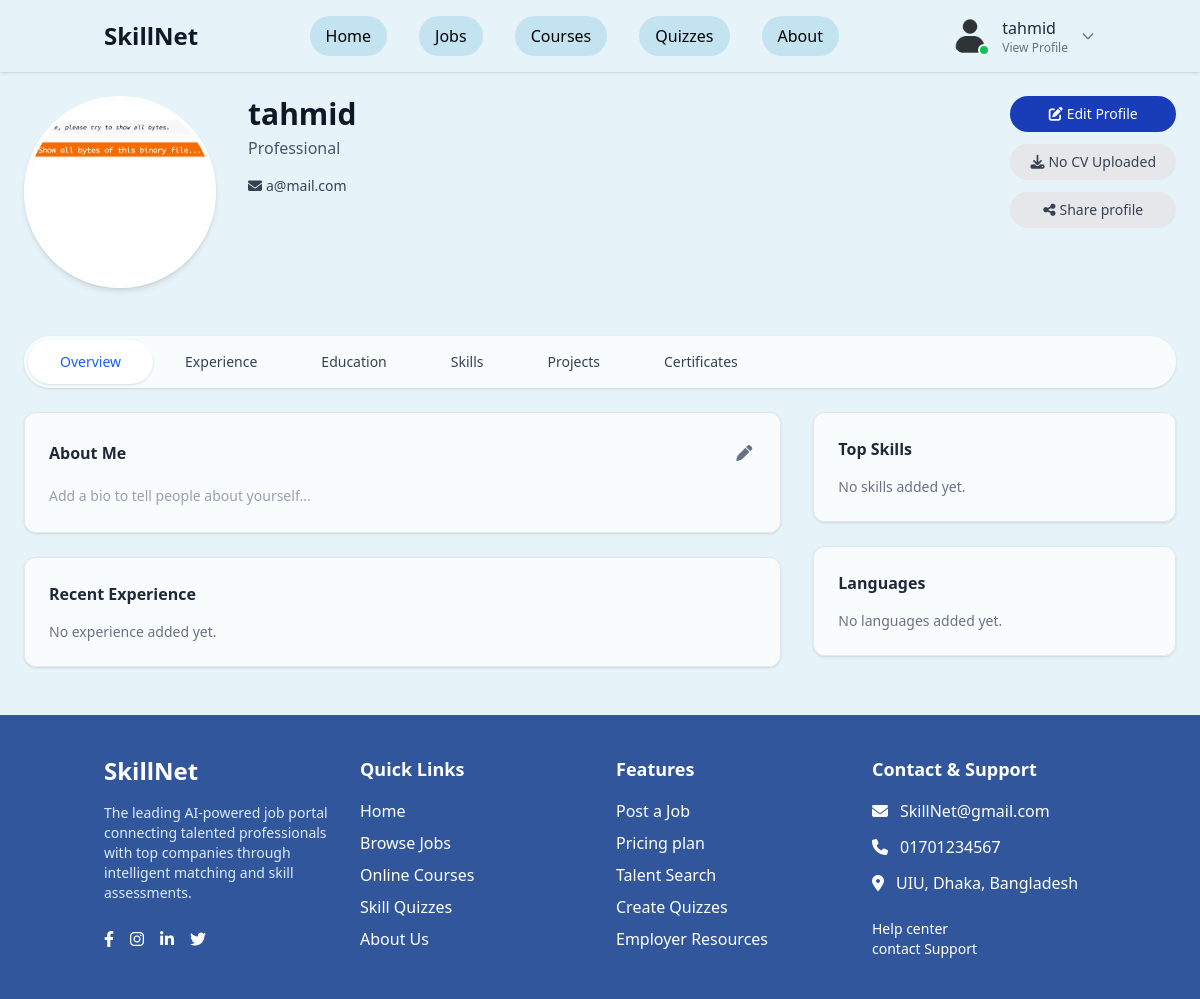
Screenshot of /profile/ (signed in) with the database file from the repository.
### app/models.py (models this page shows, shortened)
class UserProfile(models.Model):
    user = models.OneToOneField(User, on_delete=models.CASCADE, related_name='profile')
    profile_picture = models.ImageField(upload_to='profile_pictures/', blank=True, null=True)
    bio = models.TextField(blank=True)
    title = models.CharField(max_length=200, blank=True)
    location = models.CharField(max_length=100, blank=True)
    phone = models.CharField(max_length=20, blank=True)
    website = models.URLField(blank=True)
    linkedin = models.URLField(blank=True)
    github = models.URLField(blank=True)
    resume = models.FileField(upload_to='resumes/', blank=True, null=True)

### app/views.py (the view)
# urls.py: path('profile/', views.profile, name='profile'),
@login_required
def profile(request, username=None):
    if username:
        profile_user = get_object_or_404(User, username=username)
    else:
        profile_user = request.user
    active_tab = request.GET.get('tab', 'overview')
    profile, created = UserProfile.objects.get_or_create(user=profile_user)
    experiences = Experience.objects.filter(user=profile_user).order_by('-start_date')
    educations = Education.objects.filter(user=profile_user).order_by('-start_date')
    skills = Skill.objects.filter(user=profile_user).order_by('-percentage')
    projects = Project.objects.filter(user=profile_user).order_by('-start_date')
    languages = Language.objects.filter(user=profile_user)
    certificates = Certificate.objects.filter(user=profile_user).order_by('-issue_date')
    context = {
        'profile_user': profile_user,
        'profile': profile,
        'experiences': experiences,
        'educations': educations,
        'skills': skills,
        'projects': projects,
        'languages': languages,
        'certificates': certificates,
        'active_tab': active_tab,
        'is_own_profile': profile_user == request.user,
    }
    return render(request, 'profile/profile.html', context)

### static/templates/profile/profile.html (shortened to what this page needs)
{% extends 'base.html' %}
{% load static %}
{% block content %}
<main class="max-w-7xl mx-auto px-6 pb-12 pt-6">
  <section class="flex flex-col md:flex-row items-start gap-8 mb-12">
    <img src="{% if profile.profile_picture %}{{ profile.profile_picture.url }}{% else %}https://via.placeholder.com/200{% endif %}"
         alt="{{ profile_user.get_full_name|default:profile_user.username }}"
         class="w-48 h-48 rounded-full object-cover border-4 border-white shadow-md" />
    <div class="flex-1">
      <h1 class="text-3xl font-bold text-gray-900">
        {{ profile_user.get_full_name|default:profile_user.username }}
      </h1>
      <p class="text-gray-600 mt-1">{{ profile.title|default:"Professional" }}</p>
      <div class="flex flex-wrap gap-6 mt-4 text-sm text-gray-700">
        {% if profile_user.email %}
        <div class="flex items-center">
          <i class="fas fa-envelope mr-1"></i> {{ profile_user.email }}
        </div>
        {% endif %}
      </div>
    </div>
    {% if is_own_profile %}
    <div class="flex flex-col gap-3">
      <a href="{% url 'app:edit_profile' %}" class="px-5 py-2 bg-blue-800 text-white rounded-full text-sm font-medium flex items-center justify-center hover:bg-blue-900 transition">
        <i class="fas fa-edit mr-1"></i> Edit Profile
      </a>
      {% if profile.resume %}
      <a href="{% url 'app:download_cv' %}" class="px-5 py-2 bg-gray-200 text-gray-700 rounded-full text-sm font-medium flex items-center justify-center hover:bg-gray-300 transition">
        <i class="fas fa-download mr-1"></i> Download CV
      </a>
      {% else %}
      <button class="px-5 py-2 bg-gray-200 text-gray-700 rounded-full text-sm font-medium flex items-center justify-center hover:bg-gray-300 transition" disabled>
        <i class="fas fa-download mr-1"></i> No CV Uploaded
      </button>
      {% endif %}
      <button class="px-5 py-2 bg-gray-200 text-gray-700 rounded-full text-sm font-medium flex items-center justify-center hover:bg-gray-300 transition" onclick="shareProfile()">
        <i class="fas fa-share-alt mr-1"></i> Share profile
      </button>
    </div>
    {% endif %}
  </section>
  <div class="flex overflow-x-auto mb-6 bg-white/70 backdrop-blur-sm rounded-full p-1 shadow-sm">
    <a href="?tab=overview" class="px-8 py-3 text-sm font-medium rounded-full transition {% if active_tab == 'overview' %}bg-white text-blue-600 shadow-sm{% else %}text-gray-700 hover:text-blue-600{% endif %}">Overview</a>
    <a href="?tab=experience" class="px-8 py-3 text-sm font-medium rounded-full transition {% if active_tab == 'experience' %}bg-white text-blue-600 shadow-sm{% else %}text-gray-700 hover:text-blue-600{% endif %}">Experience</a>
    <a href="?tab=education" class="px-8 py-3 text-sm font-medium rounded-full transition {% if active_tab == 'education' %}bg-white text-blue-600 shadow-sm{% else %}text-gray-700 hover:text-blue-600{% endif %}">Education</a>
    <a href="?tab=skills" class="px-8 py-3 text-sm font-medium rounded-full transition {% if active_tab == 'skills' %}bg-white text-blue-600 shadow-sm{% else %}text-gray-700 hover:text-blue-600{% endif %}">Skills</a>
    <a href="?tab=projects" class="px-8 py-3 text-sm font-medium rounded-full transition {% if active_tab == 'projects' %}bg-white text-blue-600 shadow-sm{% else %}text-gray-700 hover:text-blue-600{% endif %}">Projects</a>
    <a href="?tab=certificates" class="px-8 py-3 text-sm font-medium rounded-full transition {% if active_tab == 'certificates' %}bg-white text-blue-600 shadow-sm{% else %}text-gray-700 hover:text-blue-600{% endif %}">Certificates</a>
  </div>
  <div class="grid grid-cols-1 lg:grid-cols-3 gap-8">
    {% if active_tab == 'overview' %}
    <div class="lg:col-span-2 space-y-6">
      <div class="bg-white/70 backdrop-blur-sm rounded-xl p-6 shadow-sm border border-gray-200">
        <div class="flex justify-between items-center mb-4">
          <h2 class="font-semibold text-gray-800">About Me</h2>
          {% if is_own_profile %}
          <a href="{% url 'app:edit_profile' %}#bio" class="p-1 text-gray-500 hover:text-gray-700"><i class="fas fa-pen"></i></a>
          {% endif %}
        </div>
        <p class="text-sm text-gray-600 leading-relaxed">
          {% if profile.bio %}
            {{ profile.bio }}
          {% else %}
            {% if is_own_profile %}
              <span class="text-gray-400">Add a bio to tell people about yourself...</span>
            {% else %}
              <span class="text-gray-400">No bio available.</span>
            {% endif %}
          {% endif %}
        </p>
      </div>
      <div class="bg-white/70 backdrop-blur-sm rounded-xl p-6 shadow-sm border border-gray-200">
        <h3 class="font-semibold text-gray-800 mb-4">Recent Experience</h3>
        <div class="space-y-4">
          {% for experience in experiences|slice:":3" %}
          <div>
            <div class="flex items-center mb-2">
              <i class="fas fa-briefcase text-gray-600 mr-3"></i>
              <div>
                <h4 class="font-medium text-gray-800">{{ experience.position }}</h4>
                <p class="text-sm text-gray-600">{{ experience.company }}</p>
              </div>
            </div>
            <p class="text-sm text-gray-500 mb-2">
              {{ experience.start_date|date:"M Y" }} -
              {% if experience.current %}Present{% else %}{{ experience.end_date|date:"M Y" }}{% endif %}
            </p>
            <p class="text-sm text-gray-600">{{ experience.description|truncatewords:30 }}</p>
          </div>
          {% empty %}
          <p class="text-sm text-gray-500">No experience added yet.</p>
          {% endfor %}
        </div>
      </div>
    </div>
    <div class="space-y-6">
      <div class="bg-white/70 backdrop-blur-sm rounded-xl p-6 shadow-sm border border-gray-200">
        <h3 class="font-semibold text-gray-800 mb-4">Top Skills</h3>
        <div class="space-y-4">
          {% for skill in skills|slice:":5" %}
          <div>
            <div class="flex justify-between text-sm mb-1">
              <span>{{ skill.name }}</span>
              <span>{{ skill.percentage }}%</span>
            </div>
            <div class="w-full bg-gray-200 rounded-full h-2">
              <div class="bg-blue-600 h-2 rounded-full" style="width: {{ skill.percentage }}%"></div>
            </div>
          </div>
          {% empty %}
          <p class="text-sm text-gray-500">No skills added yet.</p>
          {% endfor %}
        </div>
      </div>
      <div class="bg-white/70 backdrop-blur-sm rounded-xl p-6 shadow-sm border border-gray-200">
        <h3 class="font-semibold text-gray-800 mb-4">Languages</h3>
        <div class="space-y-3">
          {% for language in languages %}
          <div class="flex justify-between text-sm">
            <span>{{ language.name }}</span>
            <span class="text-gray-600">{{ language.get_proficiency_display }}</span>
          </div>
          {% empty %}
          <p class="text-sm text-gray-500">No languages added yet.</p>
          {% endfor %}
        </div>
      </div>
    </div>
    {% endif %}
  </div>
</main>
{% endblock %}

### static/templates/nav/nav.html (shortened to what this page needs)
<header class="bg-[#E6F3F8] shadow-sm sticky top-0 z-50">
  <div class="container mx-auto px-4 py-4 flex items-center justify-between">
    <a href="/" class="text-2xl font-bold text-gray-900">SkillNet</a>
    <nav class="hidden md:flex space-x-8">
      <a href="/" class="px-4 py-2 rounded-full bg-[#C3E3F1] text-black hover:bg-blue-100 transition">Home</a>
      <a href="/jobs" class="px-4 py-2 rounded-full bg-[#C3E3F1] text-black hover:bg-blue-100 transition">Jobs</a>
      <a href="/courses" class="px-4 py-2 rounded-full bg-[#C3E3F1] text-black hover:bg-blue-100 transition">Courses</a>
      <a href="/quizzes" class="px-4 py-2 rounded-full bg-[#C3E3F1] text-black hover:bg-blue-100 transition">Quizzes</a>
      <a href="/about" class="px-4 py-2 rounded-full bg-[#C3E3F1] text-black hover:bg-blue-100 transition">About</a>
    </nav>
    <div class="flex items-center space-x-4">
      {% if user.is_authenticated %}
        <div x-data="{ open: false }" class="relative">
          <button @click="open = !open" class="flex items-center space-x-3 focus:outline-none group">
            <div class="relative">
              <img src="{{ user.profile.image.url|default:'/static/images/default-avatar.png' }}"
                   alt="Profile"
                   class="w-10 h-10 rounded-full object-cover border-1 border-transparent group-hover:border-black transition-colors">
              <div class="absolute bottom-0 right-0 w-3 h-3 bg-green-500 rounded-full border-2 border-white"></div>
            </div>
            <div class="hidden md:flex flex-col items-start">
              <span class="font-medium text-gray-800">{{ user.username }}</span>
              <span class="text-xs text-gray-500">View Profile</span>
            </div>
            <svg xmlns="http://www.w3.org/2000/svg"
                 class="h-4 w-4 text-gray-500 transition-transform duration-200"
                 :class="{'rotate-180': open}"
                 fill="none"
                 viewBox="0 0 24 24"
                 stroke="currentColor">
              <path stroke-linecap="round" stroke-linejoin="round" stroke-width="2" d="M19 9l-7 7-7-7" />
            </svg>
          </button>
        </div>
      {% else %}
        <a href="{% url 'login' %}" class="px-5 py-2 rounded-full bg-blue-300 text-blue-800 hover:bg-blue-400 transition font-medium">Sign In</a>
        <a href="{% url 'signup' %}" class="px-5 py-2 rounded-full bg-blue-600 text-white hover:bg-blue-700 transition font-medium">Signup</a>
      {% endif %}
    </div>
  </div>
</header>

### rows the page displays
UserProfile: profile_picture (picture), title "Professional"

### other values shown
{{ user.username }} "tahmid"
{{ profile_user.get_full_name|default:profile_user.username }} "tahmid"
{{ profile_user.email }} "a@mail.com"
